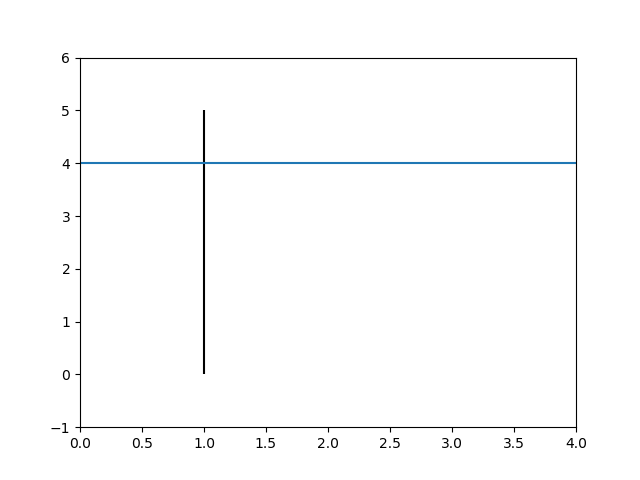

Write the Python code that produced this figure.
import numpy as np
import matplotlib.pyplot as plt

def plotline(p1, p2):
    if p1[0] < p2[0]:
        x = np.linspace(p1[0], p2[0])
        y = p1[1] + ((p2[1] - p1[1])/(p2[0] - p1[0]) * x)
        plt.plot(x, y) 
    elif p1[0] == p2[0]:
        plt.vlines(p1[0], min(p1[1], p2[1]), max(p1[1], p2[1]))
    else:
        x = np.linspace(p2[0], p1[0])
        y = p2[1] + ((p1[1] - p2[1])/(p1[0] - p2[0]) * x)
        plt.plot(x, y)        

plt.axis([0, 4, -1, 6])
plotline((1,0), (1, 5))
plotline((0,4), (4,4))

plt.savefig("graph1.png")

'''
(base) corybalaton@Corys-MacBook-Pro Uke 40 % /Users/corybalaton/opt/anaconda3/bin/python "/Users/corybalaton/Documents/UiO/IN1900/Uke 40/graph1.py"
'''